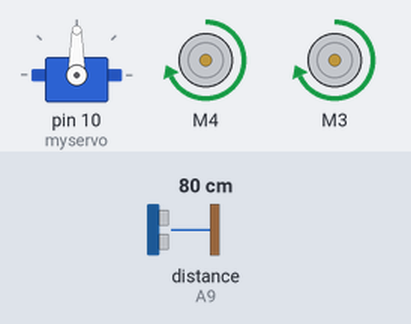
Bench run of a sketch on a simulated Arduino Mega 2560, built with avr-gcc and run on an emulated ATmega2560. Parts: servo, 2 × DC motor (green arrow = forward, orange = backward, longer = faster). Inputs (shaded band) come from the test bench; at power-on: distance to the obstacle (sensor on A9) 80 cm. The echo pulse lasts 58.3 µs per cm.

Above: at 2.2 s.
2.3 s: distance to the obstacle (sensor on A9) set to 31 cm
5.8 s: distance to the obstacle (sensor on A9) set to 26 cm
At 8.9 s:
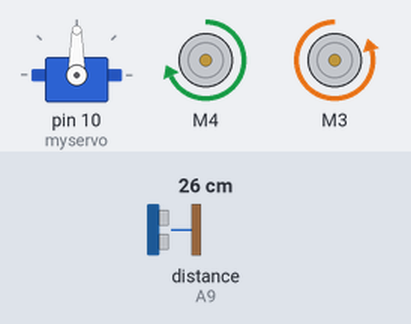
10.2 s: distance to the obstacle (sensor on A9) set to 35 cm
At 11.4 s:
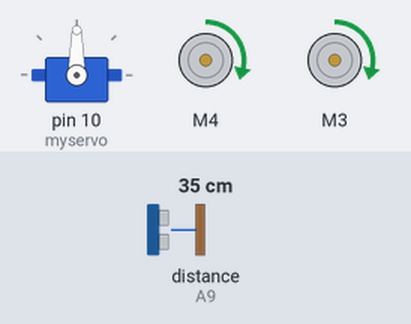
13.7 s: distance to the obstacle (sensor on A9) set to 2 cm
At 16.9 s:
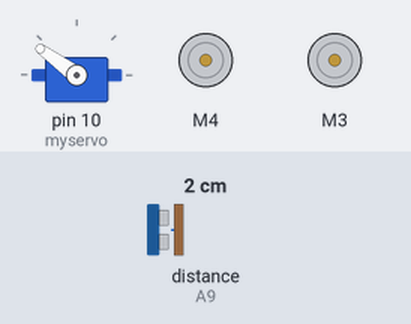
18.1 s: distance to the obstacle (sensor on A9) set to 60 cm
At 19.38 s:
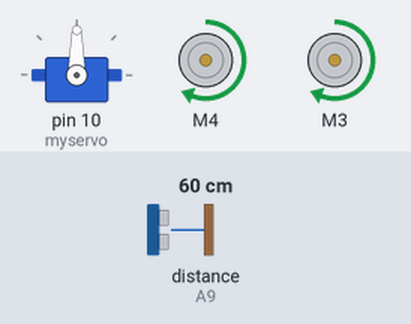
22.5 s: distance to the obstacle (sensor on A9) set to 286 cm
26.0 s: distance to the obstacle (sensor on A9) set to 293 cm
At 27.0 s:
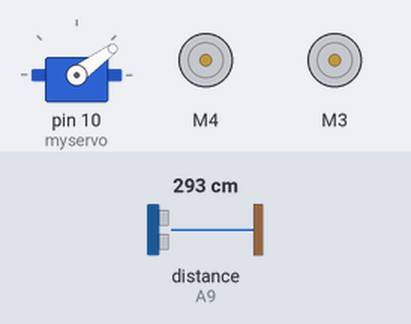
Timing chart, 0 to 31.4 s (numbered marks = the images above; inputs shaded):
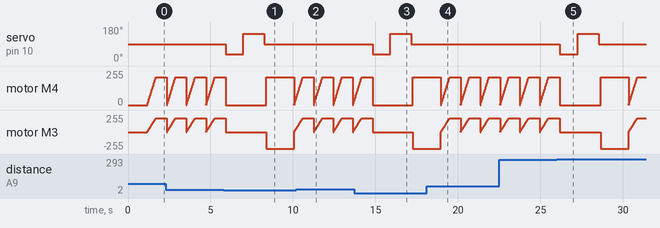

The sketch:

engelden-kacan-motorshieldli.ino
```cpp
/***************************************************************************
 *ENGELDEN KACAN ROBOT
 *ABDULLAH KAAN
***************************************************************************/

// TANIMLAMALAR   -------------------------------------------------------------------------------------------------------------------------------------------------------------------------------------------------------------------
#include <AFMotor.h>
#include <Servo.h>
#include <NewPing.h>
#include <SoftwareSerial.h>

#define TRIG_PIN A8 // ultrasonik trig a8
#define ECHO_PIN A9 // ultrasonik echo a9
#define MAX_DISTANCE 290 // maksimum ultrasonik mesafesi 290
#define MAX_SPEED 210 // DC çıkış 210
#define MAX_SPEED_OFFSET 40 // iki motor arası ofset 40
#define COLL_DIST 30 // dönüş mesafesi 30
#define TURN_DIST COLL_DIST+20 // ne kadar uzaklaştığını algılar

NewPing sonar(TRIG_PIN, ECHO_PIN, MAX_DISTANCE); // sensör kütüphanesini ayarlama
AF_DCMotor leftMotor1(4, MOTOR34_1KHZ); // sol motor m4 e bağlanır
AF_DCMotor rightMotor1(3, MOTOR34_1KHZ);// sağ motor m3 e bağlanır
Servo myservo;  // bir servoyu kontrol etmek için servo nesnesi yarat

int leftDistance, rightDistance; // her iki taraftaki mesafeleri
int curDist = 0;
String motorSet = "";
int speedSet = 0;


void setup() {
  myservo.attach(10); // SERVO10 shielddaki 1
  myservo.write(90);
  delay(1000);
  Serial.begin(9600);
}

void loop() {
  myservo.write(90);
  delay(90);
  curDist = readPing();
  if (curDist < COLL_DIST) {changePath();}
  moveForward();
  delay(500);
 }

void changePath() {
  moveStop();
  myservo.write(36);
    delay(500);
    rightDistance = readPing();
    delay(500);
    myservo.write(144);
    delay(700);
    leftDistance = readPing();
    delay(500);
    myservo.write(90);
    delay(100);
    compareDistance();
  }


void compareDistance()
{
  if (leftDistance>rightDistance)
  {
    turnLeft();
  }
  else if (rightDistance>leftDistance)
  {
    turnRight();
  }
   else
  {
    turnAround();
  }
}


int readPing() {
  delay(70);
  unsigned int uS = sonar.ping();
  int cm = uS/US_ROUNDTRIP_CM;
  return cm;
}
void moveStop() {leftMotor1.run(RELEASE); rightMotor1.run(RELEASE);}

void moveForward() {
    motorSet = "FORWARD";
    leftMotor1.run(FORWARD);
    rightMotor1.run(FORWARD);
  for (speedSet = 0; speedSet < MAX_SPEED; speedSet +=2)
  {
    leftMotor1.setSpeed(speedSet);
    rightMotor1.setSpeed(speedSet);
    delay(5);
  }
}

void moveBackward() {
    motorSet = "BACKWARD";
    leftMotor1.run(BACKWARD);
    rightMotor1.run(BACKWARD);
  for (speedSet = 0; speedSet < MAX_SPEED; speedSet +=2)
  {
    leftMotor1.setSpeed(speedSet);
    rightMotor1.setSpeed(speedSet);
    delay(5);
  }
}

void turnRight() {
  motorSet = "RIGHT";
  leftMotor1.run(FORWARD);
  rightMotor1.run(BACKWARD);
  rightMotor1.setSpeed(speedSet+MAX_SPEED_OFFSET);
  delay(1500);
  motorSet = "FORWARD";
  leftMotor1.run(FORWARD);
  rightMotor1.run(FORWARD);

}

void turnLeft() {
  motorSet = "LEFT";
  leftMotor1.run(BACKWARD);
  leftMotor1.setSpeed(speedSet+MAX_SPEED_OFFSET);
  rightMotor1.run(FORWARD);
  delay(1500);
  motorSet = "FORWARD";
  leftMotor1.run(FORWARD);
  rightMotor1.run(FORWARD);
}

void turnAround() {
  motorSet = "RIGHT";
  leftMotor1.run(FORWARD);
  rightMotor1.run(BACKWARD);
  rightMotor1.setSpeed(speedSet+MAX_SPEED_OFFSET);
  delay(1700);
  motorSet = "FORWARD";
  leftMotor1.run(FORWARD);
  rightMotor1.run(FORWARD);
}
```

Measured:
- the behaviour switches between 30 and 29 cm on distance to the obstacle (sensor on A9) (found by bisection; images 0 and 1)
- the behaviour switches between 290 and 291 cm on distance to the obstacle (sensor on A9) (found by bisection; images 4 and 5)
- after the input at 5.8 s, servo on pin 10 (myservo): 90° → 36° after 0.12 s, → 144° 1.1 s later, → 90° 1.3 s later
- after the input at 10.2 s, servo on pin 10 (myservo): stays 90° (without the input it goes to 36° after 1.1 s)
- after the input at 13.7 s, servo on pin 10 (myservo): 90° → 36° after 1.1 s, → 144° 1.1 s later, → 90° 1.3 s later
- after the input at 18.1 s, servo on pin 10 (myservo): stays 90° (without the input it goes to 36° after 2.1 s)
- after the input at 26.0 s, servo on pin 10 (myservo): 90° → 36° after 0.17 s, → 144° 1.1 s later, → 90° 1.3 s later
- by itself, motor M4: ramps from stopped to forward 208/255 and jumps back, once every 4.2 s
